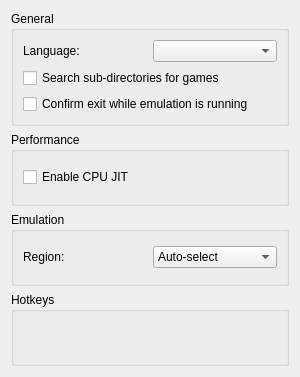
<?xml version="1.0" encoding="UTF-8"?>
<ui version="4.0">
 <class>ConfigureGeneral</class>
 <widget class="QWidget" name="ConfigureGeneral">
  <property name="geometry">
   <rect>
    <x>0</x>
    <y>0</y>
    <width>300</width>
    <height>377</height>
   </rect>
  </property>
  <property name="windowTitle">
   <string>Form</string>
  </property>
  <layout class="QHBoxLayout" name="horizontalLayout">
   <item>
    <layout class="QVBoxLayout" name="verticalLayout">
     <item>
      <widget class="QGroupBox" name="groupBox">
       <property name="title">
        <string>General</string>
       </property>
       <layout class="QHBoxLayout" name="horizontalLayout_3">
        <item>
         <layout class="QVBoxLayout" name="verticalLayout_2">
          <item>
            <layout class="QHBoxLayout" name="horizontalLayout_6">
             <item>
               <widget class="QLabel" name="label2">
                <property name="text">
                 <string>Language:</string>
               </property>
              </widget>
             </item>
             <item>
              <widget class="QComboBox" name="language_combobox">
              </widget>
             </item>
            </layout>
           </item>
          <item>
           <widget class="QCheckBox" name="toggle_deepscan">
            <property name="text">
             <string>Search sub-directories for games</string>
            </property>
           </widget>
          </item>
          <item>
           <widget class="QCheckBox" name="toggle_check_exit">
            <property name="text">
             <string>Confirm exit while emulation is running</string>
            </property>
           </widget>
          </item>
         </layout>
        </item>
       </layout>
      </widget>
     </item>
     <item>
       <widget class="QGroupBox" name="groupBox_2">
         <property name="title">
           <string>Performance</string>
         </property>
         <layout class="QHBoxLayout" name="horizontalLayout_7">
           <item>
             <layout class="QVBoxLayout" name="verticalLayout_5">
               <item>
                 <widget class="QCheckBox" name="toggle_cpu_jit">
                   <property name="text">
                     <string>Enable CPU JIT</string>
                   </property>
                 </widget>
               </item>
             </layout>
           </item>
         </layout>
       </widget>
     </item>
     <item>
      <widget class="QGroupBox" name="groupBox_4">
       <property name="title">
        <string>Emulation</string>
       </property>
       <layout class="QHBoxLayout" name="horizontalLayout_5">
        <item>
         <layout class="QVBoxLayout" name="verticalLayout_6">
          <item>
           <layout class="QHBoxLayout" name="horizontalLayout_6">
            <item>
             <widget class="QLabel" name="label">
              <property name="text">
               <string>Region:</string>
              </property>
             </widget>
            </item>
            <item>
             <widget class="QComboBox" name="region_combobox">
              <item>
               <property name="text">
                <string>Auto-select</string>
               </property>
              </item>
              <item>
               <property name="text">
                <string notr="true">JPN</string>
               </property>
              </item>
              <item>
               <property name="text">
                <string notr="true">USA</string>
               </property>
              </item>
              <item>
               <property name="text">
                <string notr="true">EUR</string>
               </property>
              </item>
              <item>
               <property name="text">
                <string notr="true">AUS</string>
               </property>
              </item>
              <item>
               <property name="text">
                <string notr="true">CHN</string>
               </property>
              </item>
              <item>
               <property name="text">
                <string notr="true">KOR</string>
               </property>
              </item>
              <item>
               <property name="text">
                <string notr="true">TWN</string>
               </property>
              </item>
             </widget>
            </item>
           </layout>
          </item>
         </layout>
        </item>
       </layout>
      </widget>
     </item>
     <item>
      <widget class="QGroupBox" name="groupBox_3">
       <property name="title">
        <string>Hotkeys</string>
       </property>
       <layout class="QHBoxLayout" name="horizontalLayout_4">
        <item>
         <layout class="QVBoxLayout" name="verticalLayout_4">
          <item>
           <widget class="GHotkeysDialog" name="widget" native="true"/>
          </item>
         </layout>
        </item>
       </layout>
      </widget>
     </item>
    </layout>
   </item>
  </layout>
 </widget>
 <customwidgets>
  <customwidget>
   <class>GHotkeysDialog</class>
   <extends>QWidget</extends>
   <header>hotkeys.h</header>
   <container>1</container>
  </customwidget>
 </customwidgets>
 <resources/>
 <connections/>
</ui>
